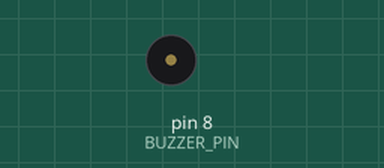
A sketch run on a simulated Arduino Uno, built with avr-gcc and run on an emulated ATmega328P. On the bench: buzzer (waves = sounding).

Above: at 1.1 s.
At 32.8 s:
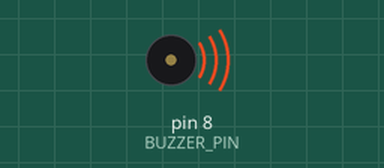
Timing chart, 0 to 34.1 s (numbered marks = the images above):
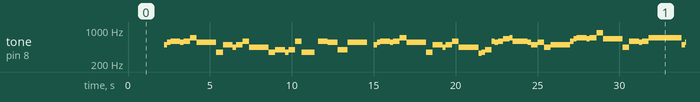

The sketch:

beep.ino
```cpp
#include "beep_info.h"

#define BUZZER_PIN  8

int KEY[] = {
    STOP, STOP, STOP, DM6, DM7, DH1, DM7, DH1, DH3, DM7, DM7, DM7, DM3, DM3,
    DM6, DM5, DM6, DH1, DM5, DM5, DM5, DM3, DM4, DM3, DM4, DH1, DM3, DM3,
    STOP, DH1, DH1, DH1, DM7, DM4, DM4, DM7, DM7, DM7, STOP, DM6, DM7, DH1,
    DM7, DH1, DH3, DM7, DM7, DM7, DM3, DM3, DM6, DM5, DM6, DH1, DM5, DM5,
    DM5, DM2, DM3, DM4, DH1, DM7, DM7, DH1, DH1, DH2, DH2, DH3, DH1, DH1,
    DH1, DH1, DM7, DM6, DM6, DM7, DM5, DM6, DM6, DM6, DH1, DH2, DH3, DH2,
    DH3, DH5, DH2, DH2, DH2, DM5, DM5, DH1, DM7, DH1, DH3, DH3, DH3, DH3,
    DH3, DM6, DM7, DH1, DM7, DH2, DH2, DH1, DM5, DM5, DM5, DH4, DH3, DH2,
    DH1, DH3, DH3, DH3, DH3, DH6, DH6, DH5, DH5, DH3, DH2, DH1, DH1, STOP,
    DH1, DH2, DH1, DH2, DH2, DH5, DH3, DH3, DH3, DH3, DH6, DH6, DH5, DH5,
    DH3, DH2, DH1, DH1, STOP, DH1, DH2, DH1, DH2, DH2, DM7, DM6, DM6, DM6,
    DM6, DM7,
};

float LENGTH[] = {
    WHOLE, WHOLE, WHOLE, HALF, HALF, WHOLE+HALF, HALF, WHOLE, WHOLE, WHOLE,
    WHOLE, WHOLE, HALF, HALF, WHOLE+HALF, HALF, WHOLE, WHOLE, WHOLE, WHOLE,
    WHOLE, WHOLE, WHOLE+HALF, HALF, WHOLE, WHOLE, WHOLE, WHOLE, HALF, HALF,
    HALF, HALF, WHOLE+HALF, HALF, WHOLE, WHOLE, WHOLE, WHOLE, WHOLE, HALF,
    HALF, WHOLE+HALF, HALF, WHOLE, WHOLE, WHOLE, WHOLE, WHOLE, HALF, HALF,
    WHOLE+HALF, HALF, WHOLE, WHOLE, WHOLE, WHOLE, WHOLE, HALF, HALF, WHOLE,
    HALF, QUARTER, QUARTER, QUARTER, HALF, HALF, HALF, HALF, QUARTER, HALF,
    WHOLE, HALF, HALF, HALF, HALF, WHOLE, WHOLE, WHOLE, WHOLE, WHOLE, HALF,
    HALF, WHOLE+HALF, HALF, WHOLE, WHOLE, WHOLE, WHOLE, WHOLE, HALF, HALF,
    WHOLE+HALF, HALF, WHOLE, WHOLE, WHOLE, WHOLE, WHOLE, WHOLE, HALF, HALF,
    WHOLE, WHOLE, HALF, HALF, WHOLE+HALF, QUARTER, HALF, WHOLE, WHOLE, WHOLE,
    WHOLE, WHOLE, WHOLE, WHOLE, WHOLE, WHOLE, WHOLE, WHOLE, WHOLE, WHOLE,
    HALF, HALF, WHOLE, WHOLE, HALF, HALF, WHOLE, HALF, HALF, WHOLE, WHOLE,
    WHOLE, WHOLE, WHOLE, WHOLE, WHOLE, WHOLE, WHOLE, WHOLE, HALF, HALF, WHOLE,
    WHOLE, HALF, HALF, WHOLE, HALF, QUARTER, HALF, WHOLE, WHOLE, WHOLE, WHOLE,
    HALF, HALF
};

void setup() {
    pinMode(BUZZER_PIN, OUTPUT);
}

void loop() {
    delay(1000);
    for (int i = 0; i < sizeof(LENGTH) / sizeof(float); i++) {
        tone(BUZZER_PIN, KEY[i]);
        delay(LENGTH[i] * 400);
        noTone(BUZZER_PIN);
    }
}
```

beep_info.h
```cpp
#define STOP  0

#define DL1 147
#define DL2 165
#define DL3 175
#define DL4 196
#define DL5 221
#define DL6 248
#define DL7 278
#define DM1 294
#define DM2 330
#define DM3 350
#define DM4 393
#define DM5 441
#define DM6 495
#define DM7 556
#define DH1 589
#define DH2 661
#define DH3 700
#define DH4 786
#define DH5 882
#define DH6 990
#define DH7 1112

#define WHOLE 1
#define HALF 0.5
#define QUARTER 0.25
```

Measured:
- by itself, tone on pin 8 (BUZZER_PIN): plays 495 Hz for 0.20 s, 556 Hz for 0.20 s, 589 Hz for 0.60 s, 556 Hz for 0.20 s, 589 Hz for 0.40 s, 700 Hz for 0.40 s … (242 notes in this stretch)
